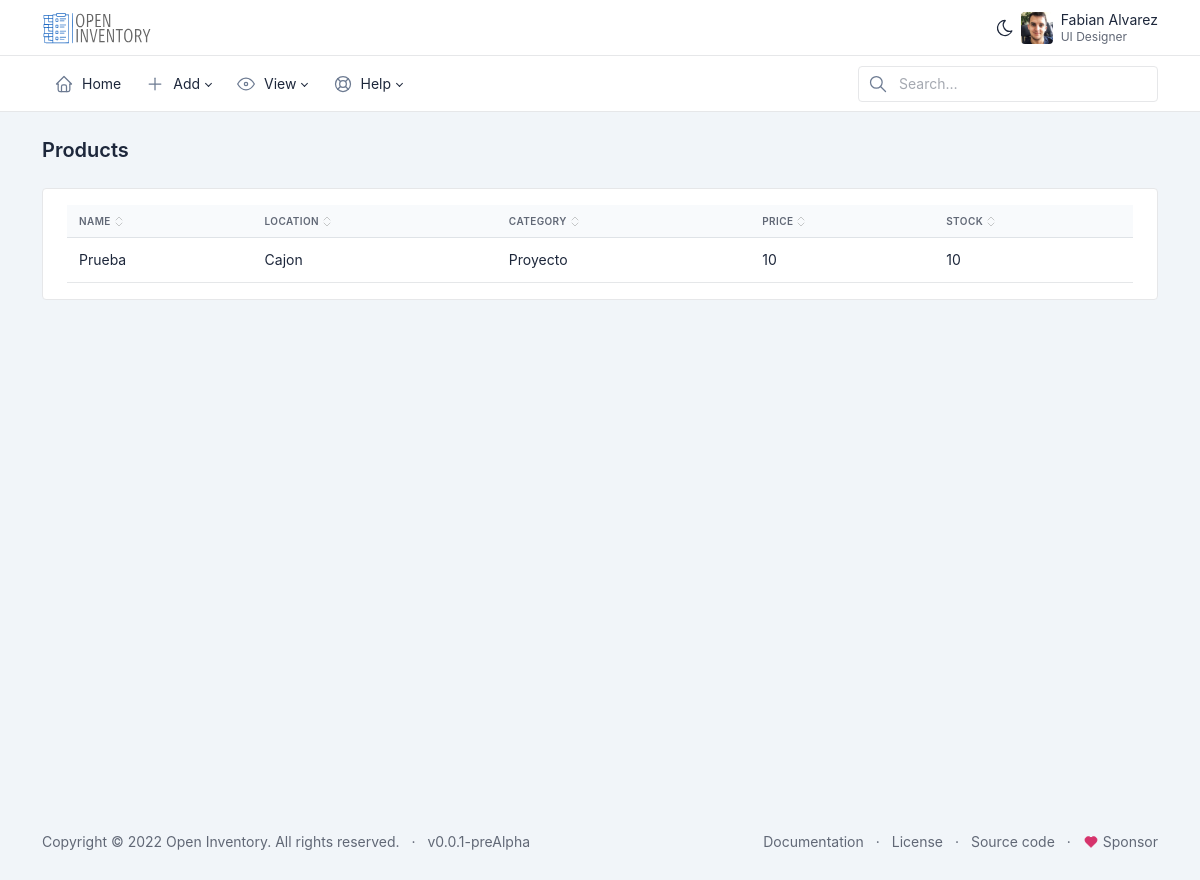
The page /view-products on the database its author committed.
### dashboard/models.py (models this page shows, shortened)
class Product(models.Model):
    name = models.CharField(max_length=200)
    description = models.TextField(null=True, blank=True)
    price = models.IntegerField()
    stock = models.IntegerField()
    category = models.CharField(max_length=200)
    location = models.CharField(max_length=200)
    image = models.ImageField(upload_to='images/', null=True, blank=True)

class Storage(models.Model):
    name = models.CharField(max_length=200)
    description = models.TextField(null=True, blank=True)
    location = models.CharField(max_length=200)
    parent_storage = models.ForeignKey('self', on_delete=models.CASCADE, null=True, blank=True)
    def __str__(self):
        return self.name
    class Meta:
        verbose_name_plural = "Storages"
        verbose_name = "Storage"

class Category(models.Model):
    name = models.CharField(max_length=200)
    description = models.TextField(null=True, blank=True)
    parent_category = models.ForeignKey('self', on_delete=models.CASCADE, null=True, blank=True)
    def __str__(self):
        return self.name
    class Meta:
        verbose_name_plural = "Categories"
        verbose_name = "Category"

### dashboard/views.py (the view)
# urls.py: path('view-products', views.view_products, name='view_products'),
def view_products(request):
  products = Product.objects.all()
  locations = Storage.objects.all()
  locations = list(locations)
  categories = Category.objects.all()
  currency = global_preferences['general__currency_symbol']
  return render(request, 'view-products.html', {"title": "Productos", "products": products, "locations": locations, "currency": currency, "categories": categories })

### dashboard/templatetags/custom_tags.py (called while the page is built)
@register.simple_tag
def get_location(list, location_id):
    location_id = int(location_id)
    return list[location_id-1]

@register.simple_tag
def get_category(list, category_id):
    category_id = int(category_id)
    return list[category_id-1]

### dashboard/templates/view-products.html (shortened to what this page needs)
<!DOCTYPE html>
<html>
<body>
{% extends 'menu.html' %}
{% block pagecontent %}
{% load custom_tags %}
<!doctype html>
<html lang="en">
  <body >
      <div class="page-wrapper">
        <div class="page-header d-print-none">
          <div class="container-xl">
            <div class="row g-2 align-items-center">
              <div class="col">
                <h2 class="page-title">
                  {{_('Products')}}
                </h2>
              </div>
            </div>
          </div>
        </div>
        <div class="page-body">
          <div class="container-xl">
            <div class="card">
              <div class="card-body">
                <div id="table-default" class="table-responsive">
                  <table class="table">
                    <thead>
                      <tr>
                        <th><button class="table-sort" data-sort="sort-name">{{_('Name')}}</button></th>
                        <th><button class="table-sort" data-sort="sort-location">{{_('Location')}}</button></th>
                        <th><button class="table-sort" data-sort="sort-category">{{_('Category')}}</button></th>
                        <th><button class="table-sort" data-sort="sort-price">{{_('Price')}}</button></th>
                        <th><button class="table-sort" data-sort="sort-stock">{{_('Stock')}}</button></th>
                      </tr>
                    </thead>
                    <tbody class="table-tbody">
                    {% for product in products %}
                      <tr>
                        <td class="sort-name"><a class="text-reset" href="{% url 'dashboard:get_product' product.id %}">{{ product.name }}</a></td>
                        <td class="sort-location">{% get_location locations product.location %}</td>
                        <td class="sort-category">{% get_category categories product.category %}</td>
                        <td class="sort-price">{{ product.price }}</td>
                        <td class="sort-stock">{{ product.stock }}</td>
                      </tr>
                    {% endfor %}
                    </tbody>
                  </table>
                </div>
              </div>
            </div>
          </div>
        </div>
      </div>
    </div>
  </body>
</html>
{% endblock %}

### static/templates/menu.html (style rules this page uses)
:root { --tblr-font-sans-serif: Inter, -apple-system, BlinkMacSystemFont, San Francisco, Segoe UI, Roboto, Helvetica Neue, sans-serif; }

### rows shown on the page
Product: name "Prueba", location.name "Cajon", category.name "Proyecto", price "10", stock "10"
